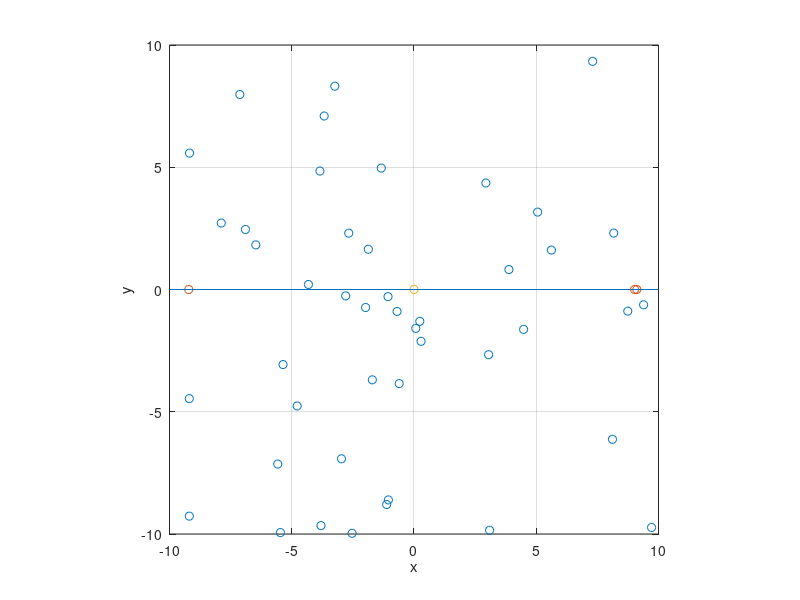

This chart was generated by the following MATLAB code:
%% Realization of a transdimensional Poisson point process
% The transdimensional Poisson point process (TPPP) is the superposition of
% a 1D PPP and a 2D PPP.
% Reference: J. P. Jeyaraj, M. Haenggi, A. H. Sakr and H. Lu, "The
% Transdimensional Poisson Process for Vehicular Network Analysis," 
% IEEE Transactions on Wireless Communications, vol. 20, no. 12, 
% pp. 8023-8038, Dec. 2021.

% 2D PPP
L = 10;
lambda2 = 0.1;
S2 = (2 * L)^2;
N2 = poissrnd(lambda2 * S2);
points2 = unifrnd(-L, L, N2, 2);
scatter(points2(:, 1), points2(:, 2));
xlabel('x'); ylabel('y');
axis square;
box on;
grid on;

% 1D PPP
m = 2;
lambda = 0.2;
lambda1 = m * lambda / 2;
S1 = 2 * L;
N1 = poissrnd(lambda1 * S1);
points1 = unifrnd(-L, L, N1, 1);
points1 = [points1, zeros(N1, 1)];
hold on;
scatter(points1(:, 1), points1(:, 2));

% typical vehicle
typicalPoint = [0, 0];
hold on;
scatter(typicalPoint(:, 1), typicalPoint(:, 2));

% typical street
streetX = [-L L];
streetY = [0 0];
hold on;
line(streetX, streetY);


